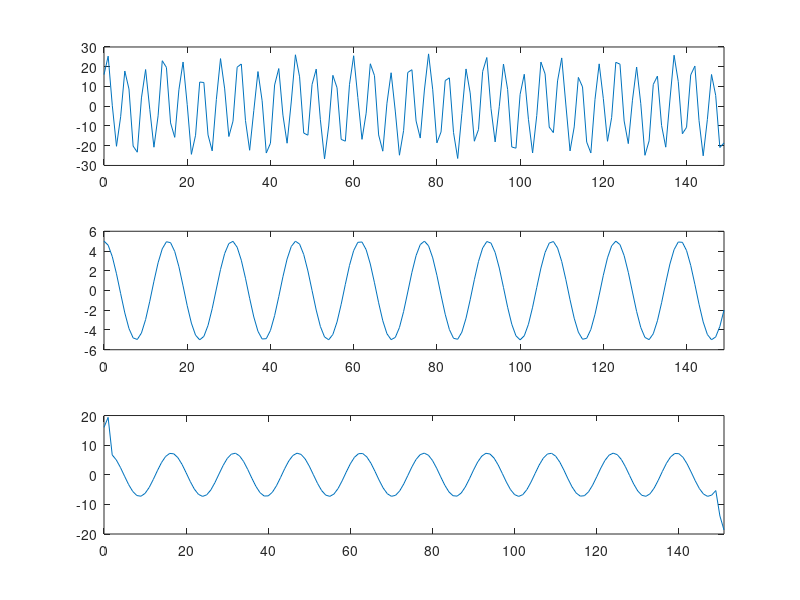

Source code (MATLAB):
n = linspace(0,149,150);
n_y = linspace(0,151,152);
x2 = 5*cos(0.13*pi*n);
x1 = x2 + 22*cos(0.44*pi*n-pi/3);
theta = 0.44*pi;
b1 = -2*cos(0.44*pi);
filterco =[1,-0.3748,1] ;
yn = conv(filterco,x1);

subplot(3,1,1),
plot(n,x1);
xlim([0,149]);

subplot(3,1,2),
plot(n,x2);
xlim([0,149]);

subplot(3,1,3),
plot(n_y,yn);
xlim([0,151]);